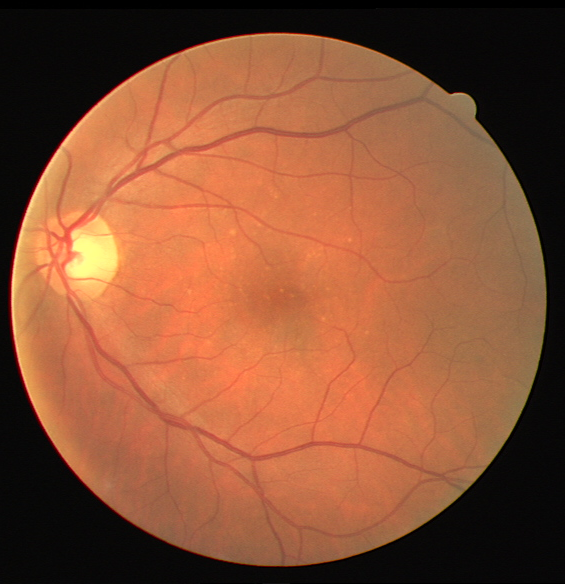
#> input picture img.png, 565 x 584 px
$ python -i test_segment.py   (imports and definitions only)   (older library calls are emulated)
#> lines starting #> are read from the running program, lines starting #| are printed output that depends on the picture
import os
import pywt
import mahotas
import numpy as np
from scipy.signal import correlate2d
from scipy import ndimage
from scipy import stats
#from sklearn.datasets import fetch_mldata
from sklearn.svm import SVC
from sklearn.utils import shuffle
from sklearn import preprocessing
from time import time as tick

# [20 lines left out: functions readImage, inverter, not called in this run]

def add_outlines(image, kernel_size):
    borda = kernel_size//2 #neste caso, como kernel_size=3, a=1   #espessura da moldura
    rows=image.shape[0]
    cols=image.shape[1]
    new = np.zeros((rows+borda*2, cols+borda*2), dtype=np.float32) #temos que adicionar bordas, para quando o kernel se situar nos pontos extremos da imagem
                                #temos que adicionar 2*borda: uma linha a cima e outra a baixo da imagem ( o mesmo para as colunas)
    new[borda:-borda, borda:-borda] = image #coloca a nossa imagem na submatriz central de new, de modo a ficar com as bordas a 0
                                # primeiras e ultimas "borda" linhas ficam a 0 (o mesmo para as colunas)
    return (new, borda)

# [12 lines left out: functions remove_outlines, opening, not called in this run]

def closing(img):
    kernel=mahotas.disk(8)
    dil=mahotas.dilate(img.astype(np.uint8),kernel)
    eros=mahotas.erode(dil.astype(np.uint8),kernel)
    return eros

# [29 lines left out: functions sobel, elementos_ligados, th, not called in this run]

def FOV_border(image):
    print("A identificação a FOV e borda!")
    img_padded,_ = add_outlines(image, 60)
    img_closed= closing(img_padded)
    img_op=opening(img_closed)
    img= remove_outlines(img_op, 30)
    ISOBEL = sobel(img)
    binary1=th(ISOBEL)
    img_ligada= elementos_ligados(binary1)
    kernel=mahotas.disk(3)
    IDILAT = mahotas.dilate(img_ligada.astype(np.uint8),kernel)
    I_SUB = IDILAT-img_ligada

    #-  Após ter imagem binarizada para se conseguir definir apenas o contorno do olho tem de se fazer labeling,
        #recorrendo a funçoes do mahotas
    #- Os dois maiores elementos ligados são o fundo e a borda exterior
    # ----> a borda interior é o terceiro maior elemento ligado
    labeled, nr_objects = mahotas.label(I_SUB) #labeled = array do tamanho de img_sub, onde, a cada pixel ele atribui o numero do label correspondente (0,1,...)
    tamanhos=mahotas.labeled.labeled_size(labeled) #da o tamanho de cada objecto, por ordem de labels ([label 0 label 1 ...])
    tamanhos_ord=np.sort(tamanhos)
    border_int = np.nonzero(tamanhos == tamanhos_ord[-3])[0][0] #nonzero da um array com a posição onde a condicao se verifica
    #esta posicao corresponde ao label X, logo, todos os pixeis da imagem onde labeled == X correspondem à bord

    #- Após seleçao da borda pode-se criar uma imagem binaria com a borda
    binary2=np.zeros(I_SUB.shape)
    binary2[labeled == border_int]= 255

    #- para criar a máscara é necessário preencher a borda
    mask= ndimage.binary_fill_holes(binary2)  #fil holes para preencher buracos
    mask=mask*255

    return mask, binary2

# [146 lines left out: functions linedetector, normalizacao, imagem_segmentada, segmentar, not called in this run]

>>> import cv2
>>> picture = cv2.imread('img.png', cv2.IMREAD_GRAYSCALE)
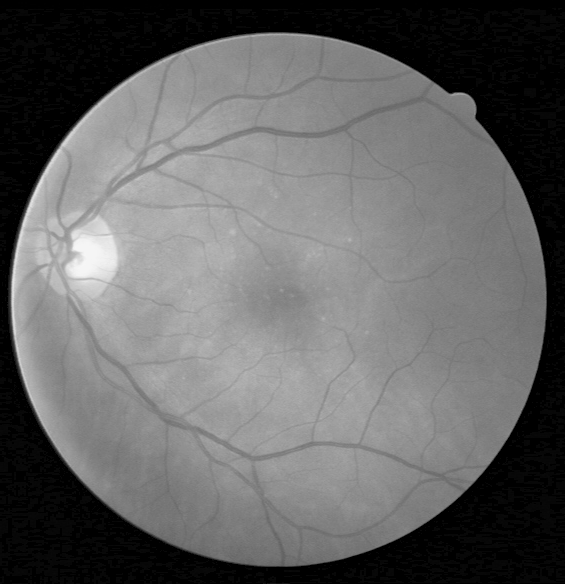
#> picture: shape (584, 565); min 0, max 246, mean 100.3
>>> result = FOV_border(picture)
#> in add_outlines, `new[borda:-borda, borda:-borda] = image`:
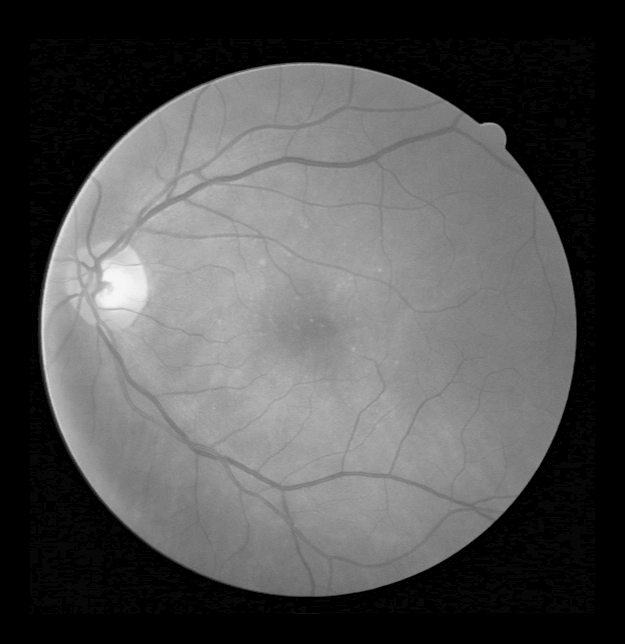
#> new: shape (644, 625) float32; min 0, max 246, mean 82.2
#> (the run stopped early here; a loop or call above may not have finished)
